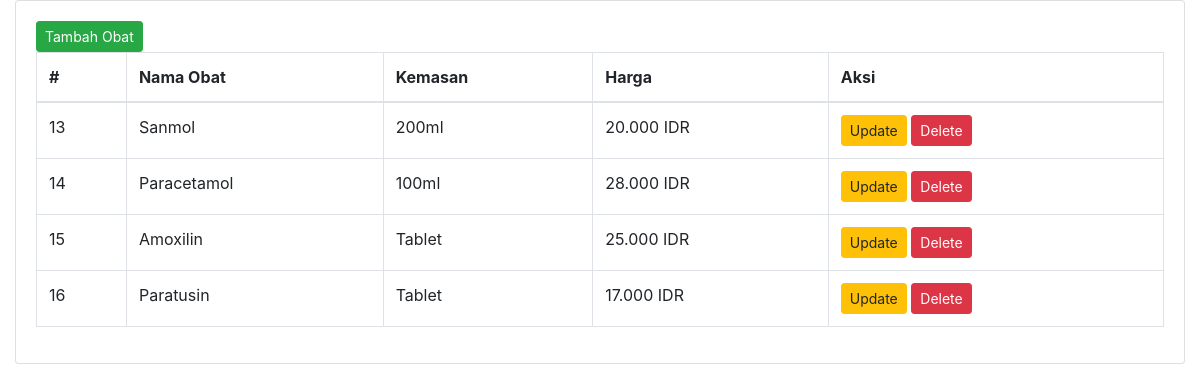
The page /obatAdmin.php on the database its author committed.
### tables this page shows
CREATE TABLE `obat` (
  `id` int(11) NOT NULL,
  `nama_obat` varchar(100) NOT NULL,
  `kemasan` varchar(35) NOT NULL,
  `harga` int(11) NOT NULL
);

### obatAdmin.php (the view, shortened to what this page needs)
<?php
include_once("koneksi.php");
$obatQuery = "SELECT * FROM obat";
$obatResult = $mysqli->query($obatQuery);
$obatData = $obatResult->fetch_all(MYSQLI_ASSOC);
?>
<!DOCTYPE html>
<html lang="en">
<head>
  <link rel="stylesheet" href="https://stackpath.bootstrapcdn.com/bootstrap/4.6.0/css/bootstrap.min.css">
</head>
<body class="hold-transition sidebar-mini">
  <div class="wrapper">
    <section class="content">
      <div class="container-fluid">
        <div class="row">
          <div class="col-12">
            <div class="card">
              <div class="card-body">
              <button type="button" class="btn btn-success btn-sm" data-toggle="modal" data-target="#addModal">Tambah Obat</button>
                <table id="example2" class="table table-bordered table-hover">
                  <thead>
                    <tr>
                      <th>#</th>
                      <th>Nama Obat</th>
                      <th>Kemasan</th>
                      <th>Harga</th>
                      <th>Aksi</th>
                    </tr>
                  </thead>
                  <tbody>
                    <?php
                    foreach ($obatData as $obatRow) {
                      echo "<tr>";
                      echo "<td>" . $obatRow['id'] . "</td>";
                      echo "<td>" . $obatRow['nama_obat'] . "</td>";
                      echo "<td>" . $obatRow['kemasan'] . "</td>";
                      echo "<td>" . number_format($obatRow['harga'], 0, ',', '.') . " IDR</td>";
                      echo "<td>
                                                <form method='post' action=''>
                                                    <input type='hidden' name='id' value='" . $obatRow['id'] . "'>
                                                    <input type='hidden' name='new_nama_obat' value='" . $obatRow['nama_obat'] . "'>
                                                    <input type='hidden' name='new_kemasan' value='" . $obatRow['kemasan'] . "'>
                                                    <input type='hidden' name='new_harga' value='" . $obatRow['harga'] . "'>
                                                    <button type='button' name='update_obat' class='btn btn-warning btn-sm update-btn' data-toggle='modal' data-target='#updateModal'
                                                    data-id='" . $obatRow['id'] . "'
                                                    data-nama_obat='" . $obatRow['nama_obat'] . "'
                                                    data-kemasan='" . $obatRow['kemasan'] . "'
                                                    data-harga='" . $obatRow['harga'] . "'>Update</button>
                                                    <form method='post' action=''>
                                                        <input type='hidden' name='id' value='" . $obatRow['id'] . "'>
                                                        <button type='submit' name='delete_obat' class='btn btn-danger btn-sm' onclick='return confirm(\"Are you sure?\");'>Delete</button>
                                                    </form>
                                                </form>
                                            </td>";
                      echo "</tr>";
                    }
                    ?>
                  </tbody>
                </table>
              </div>
            </div>
          </div>
        </div>
      </div>
    </section>
  </div>
</body>
</html>

### rows shown on the page
obat: id "13", nama_obat "Sanmol", kemasan "200ml", harga "20.000"
obat: id "14", nama_obat "Paracetamol", kemasan "100ml", harga "28.000"
obat: id "15", nama_obat "Amoxilin", kemasan "Tablet", harga "25.000"
obat: id "16", nama_obat "Paratusin", kemasan "Tablet", harga "17.000"
